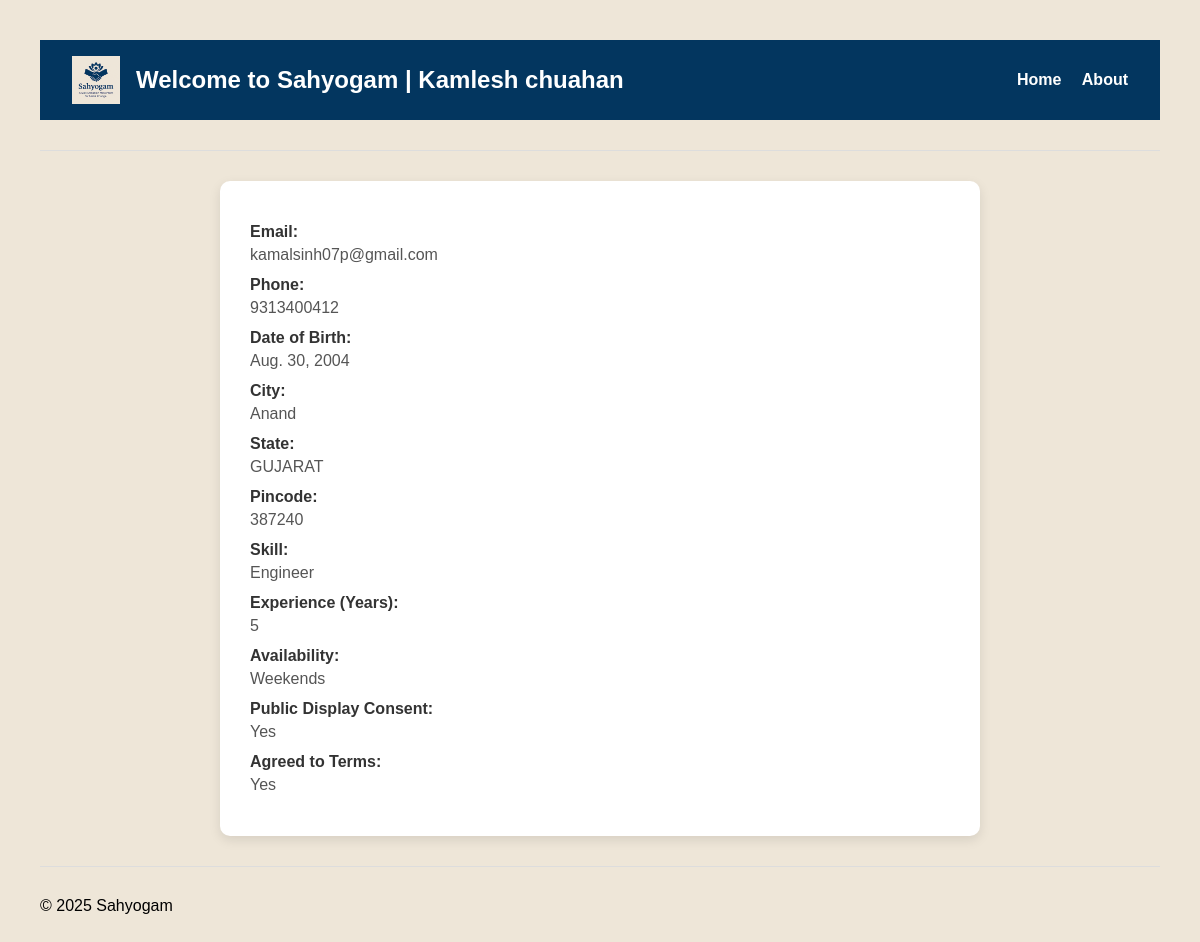
The page /volunteer/profile/7/ on the database its author committed.
### Registration/models.py (models this page shows, shortened)
class Volunteer(models.Model):
    volunteer_fname = models.CharField(max_length=100)
    volunteer_email = models.EmailField(unique=True)
    volunteer_phno = models.CharField(max_length=15, unique=True)
    volunteer_dob = models.DateField()
    volunteer_city = models.CharField(max_length=50)
    volunteer_state = models.CharField(max_length=50)
    volunteer_pincode = models.CharField(max_length=10)
    volunteer_skill = models.CharField(max_length=100)  # e.g., Carpenter, Teacher
    volunteer_experience_years = models.PositiveIntegerField()
    volunteer_availability = models.CharField(max_length=100)
    volunteer_consent_public = models.BooleanField(default=True)
    volunteer_agree_to_terms = models.BooleanField(default=False)

### volunteer/views.py (the view)
# urls.py: path("profile/<int:vol_id>/",views.volunteer_profile,name="volunteer_profile"),
def volunteer_profile(request,vol_id):
    volunteer = Volunteer.objects.get(id=vol_id)
    return render(request,"volunteer_profile.html",{"volunteer":volunteer})

### volunteer/templates/volunteer_profile.html (shortened to what this page needs)
{% extends "base.html" %}
     {% block username %}|
        {{ volunteer.volunteer_fname }}
    {% endblock %}
{% block volunteer_profile %}
<!DOCTYPE html>
<html>
<head>
</head>
<body>
<div class="card">
    <div class="row"><label>Email:</label> <span>{{ volunteer.volunteer_email }}</span></div>
    <div class="row"><label>Phone:</label> <span>{{ volunteer.volunteer_phno }}</span></div>
    <div class="row"><label>Date of Birth:</label> <span>{{ volunteer.volunteer_dob }}</span></div>
    <div class="row"><label>City:</label> <span>{{ volunteer.volunteer_city }}</span></div>
    <div class="row"><label>State:</label> <span>{{ volunteer.volunteer_state }}</span></div>
    <div class="row"><label>Pincode:</label> <span>{{ volunteer.volunteer_pincode }}</span></div>
    <div class="row"><label>Skill:</label> <span>{{ volunteer.volunteer_skill }}</span></div>
    <div class="row"><label>Experience (Years):</label> <span>{{ volunteer.volunteer_experience_years }}</span></div>
    <div class="row"><label>Availability:</label> <span>{{ volunteer.volunteer_availability }}</span></div>
    <div class="row"><label>Public Display Consent:</label>
        <span>{{ volunteer.volunteer_consent_public|yesno:"Yes,No" }}</span>
    </div>
    <div class="row"><label>Agreed to Terms:</label>
        <span>{{ volunteer.volunteer_agree_to_terms|yesno:"Yes,No" }}</span>
    </div>
</div>
</body>
</html>
{% endblock %}

### Registration/templates/base.html (style rules this page uses)
body { font-family: 'Segoe UI', Tahoma, Geneva, Verdana, sans-serif; background-color: #eee6d8; padding: 0; margin: 0; }
* { margin :0; padding:0; }
label { display: block; margin: 12px 0 5px; font-weight: 600; color: #34495e; }

### volunteer/templates/volunteer_profile.html (style rules this page uses)
body { font-family: sans-serif; background: #f4f4f4; padding: 40px; }
.card { background: white; max-width: 700px; margin: auto; padding: 30px; border-radius: 10px; box-shadow: 0 4px 12px rgba(0,0,0,0.1); }
.row { margin-bottom: 12px; }
label { font-weight: bold; color: #333; }
span { color: #555; }

### rows shown on the page
Volunteer: volunteer_fname "Kamlesh chuahan", volunteer_email "kamalsinh07p@gmail.com", volunteer_phno "9313400412", volunteer_dob "Aug. 30, 2004", volunteer_city "Anand", volunteer_state "GUJARAT", volunteer_pincode "387240", volunteer_skill "Engineer", volunteer_experience_years "5", volunteer_availability "Weekends", volunteer_consent_public "Yes", volunteer_agree_to_terms "Yes"
